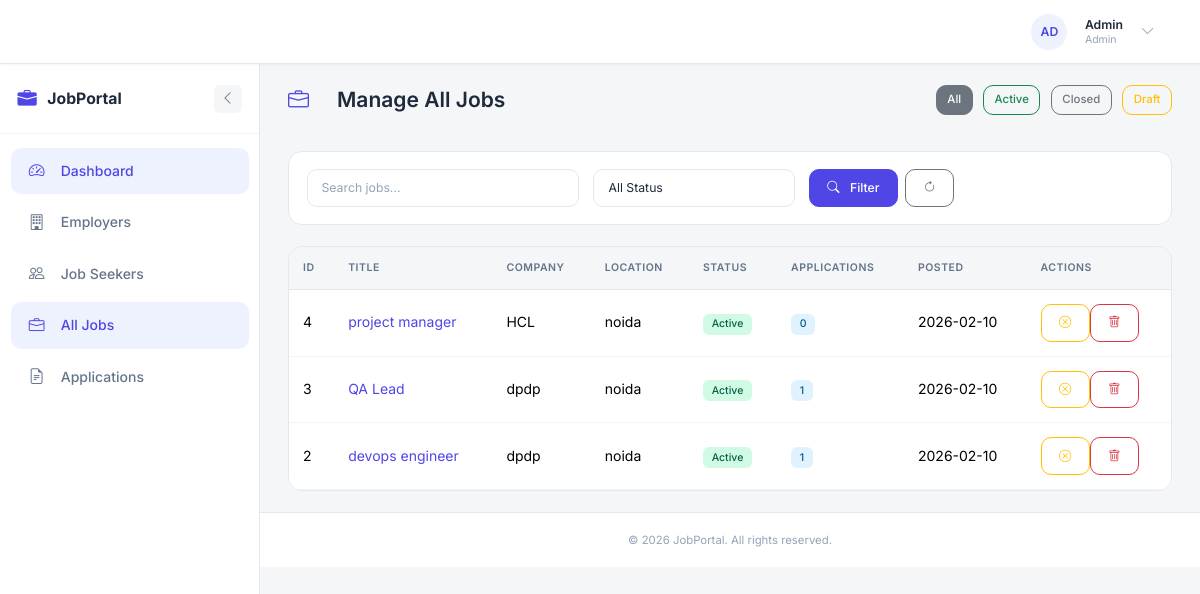
Page /admin/jobs (signed in) on the committed database.
### models.py (models this page shows, shortened)
class User(db.Model, UserMixin):
    __tablename__ = 'users'
    id = db.Column(db.Integer, primary_key=True)
    name = db.Column(db.String(100), nullable=False)
    email = db.Column(db.String(120), unique=True, nullable=False, index=True)
    password_hash = db.Column(db.String(128), nullable=False)
    role = db.Column(db.String(20), nullable=False)  # admin, employer, jobseeker
    created_at = db.Column(db.DateTime, default=datetime.utcnow)
    updated_at = db.Column(db.DateTime, default=datetime.utcnow, onupdate=datetime.utcnow)
    profile = db.relationship('Profile', back_populates='user', uselist=False, cascade='all, delete-orphan')
    jobs = db.relationship('Job', back_populates='employer', foreign_keys='Job.employer_id', cascade='all, delete-orphan')
    applications = db.relationship('Application', back_populates='jobseeker', foreign_keys='Application.jobseeker_id', cascade='all, delete-orphan')
    @property
    def password(self):
        """Prevent direct password access"""
        raise AttributeError('Password is not readable')
    def is_admin(self):
        return self.role == 'admin'
    def is_employer(self):
        return self.role == 'employer'
    def is_jobseeker(self):
        return self.role == 'jobseeker'
    def get_role_display(self):
        roles = {
            'admin': 'Admin',
            'employer': 'Employer',
            'jobseeker': 'Jobseeker'
        }
        return roles.get(self.role, self.role)

class Job(db.Model):
    __tablename__ = 'jobs'
    id = db.Column(db.Integer, primary_key=True)
    title = db.Column(db.String(200), nullable=False)
    description = db.Column(db.Text, nullable=False)
    company_name = db.Column(db.String(200), nullable=False)
    company_description = db.Column(db.Text, nullable=True)
    location = db.Column(db.String(200), nullable=False)
    salary = db.Column(db.String(100), nullable=True)  # Can be range or specific amount
    salary_min = db.Column(db.Integer, nullable=True)
    salary_max = db.Column(db.Integer, nullable=True)
    job_type = db.Column(db.String(50), nullable=True)  # Full-time, Part-time, Contract, etc.
    experience_level = db.Column(db.String(50), nullable=True)  # Entry, Mid, Senior
    required_skills = db.Column(db.Text, nullable=True)  # Comma-separated
    benefits = db.Column(db.Text, nullable=True)
    how_to_apply = db.Column(db.Text, nullable=True)
    application_email = db.Column(db.String(120), nullable=True)
    status = db.Column(db.String(20), default='active')  # active, closed, draft
    views_count = db.Column(db.Integer, default=0)
    employer_id = db.Column(db.Integer, db.ForeignKey('users.id'), nullable=False, index=True)
    created_at = db.Column(db.DateTime, default=datetime.utcnow)
    updated_at = db.Column(db.DateTime, default=datetime.utcnow, onupdate=datetime.utcnow)
    deadline = db.Column(db.DateTime, nullable=True)
    employer = db.relationship('User', back_populates='jobs', foreign_keys=[employer_id])
    applications = db.relationship('Application', back_populates='job', cascade='all, delete-orphan')
    @hybrid_property
    def application_count(self):
        """Optimized application count using hybrid property - avoids loading full relationship"""
        return len(self.applications)
    def get_status_display(self):
        statuses = {
            'active': 'Active',
            'closed': 'Closed',
            'draft': 'Draft'
        }
        return statuses.get(self.status, self.status)

### admin/routes.py (the view)
@admin.route('/jobs')
@login_required
def jobs():
    if not current_user.is_admin():
        flash('Access denied. Admin privileges required.', 'danger')
        return redirect(url_for('main.home'))
    page = request.args.get('page', 1, type=int)
    status = request.args.get('status', '')
    search = request.args.get('search', '')
    from sqlalchemy import func
    query = db.session.query(
        Job,
        func.count(Application.id).label('application_count')
    ).outerjoin(
        Application, Application.job_id == Job.id
    ).group_by(Job.id)
    if status:
        query = query.filter(Job.status == status)
    if search:
        query = query.filter(
            (Job.title.contains(search)) |
            (Job.company_name.contains(search))
        )
    pagination = query.order_by(Job.created_at.desc()).paginate(
        page=page, per_page=10, error_out=False
    )
    return render_template('admin/jobs.html',
                         jobs=pagination,
                         job_counts={job.id: count for job, count in pagination.items})

### app.py (called while the page is built)
@login_manager.user_loader
def load_user(user_id):
    return User.query.get(int(user_id))

@app.context_processor
def inject_sidebar_state():
    is_auth = getattr(current_user, 'is_authenticated', False)
    if is_auth:
        sidebar_collapsed = request.cookies.get('sidebar_collapsed', 'false') == 'true'
    else:
        sidebar_collapsed = False
    return dict(sidebar_collapsed=sidebar_collapsed)

### templates/admin/jobs.html (shortened to what this page needs)
{% extends "base.html" %}
{% block content %}
<div class="page-header">
    <h1><i class="bi bi-briefcase"></i>Manage All Jobs</h1>
    <div class="page-actions">
        <a href="{{ url_for('admin.jobs') }}" class="btn btn-sm btn-outline-secondary {% if not request.args.get('status') %}active{% endif %}">All</a>
        <a href="{{ url_for('admin.jobs', status='active') }}" class="btn btn-sm btn-outline-success {% if request.args.get('status') == 'active' %}active{% endif %}">Active</a>
        <a href="{{ url_for('admin.jobs', status='closed') }}" class="btn btn-sm btn-outline-secondary {% if request.args.get('status') == 'closed' %}active{% endif %}">Closed</a>
        <a href="{{ url_for('admin.jobs', status='draft') }}" class="btn btn-sm btn-outline-warning {% if request.args.get('status') == 'draft' %}active{% endif %}">Draft</a>
    </div>
</div>
<div class="dashboard-card mb-4">
    <div class="card-body">
        <form method="GET" class="row g-3">
            <div class="col-md-4">
                <input type="text" name="search" class="form-control" placeholder="Search jobs..."
                       value="{{ request.args.get('search', '') }}">
            </div>
            <div class="col-md-3">
                <select name="status" class="form-select">
                    <option value="">All Status</option>
                </select>
            </div>
            <div class="col-md-2 d-flex gap-2">
                <button type="submit" class="btn btn-primary flex-grow-1">
                    <i class="bi bi-search me-1"></i>Filter
                </button>
                <a href="{{ url_for('admin.jobs') }}" class="btn btn-outline-secondary">
                    <i class="bi bi-arrow-clockwise"></i>
                </a>
            </div>
        </form>
    </div>
</div>
<div class="dashboard-card">
    <div class="card-body p-0">
        {% if jobs.items %}
            <div class="table-responsive">
                <table class="table mb-0">
                    <thead>
                        <tr>
                            <th>ID</th>
                            <th>Title</th>
                            <th>Company</th>
                            <th>Location</th>
                            <th>Status</th>
                            <th>Applications</th>
                            <th>Posted</th>
                            <th>Actions</th>
                        </tr>
                    </thead>
                    <tbody>
                        {% for job, count in jobs.items %}
                            <tr>
                                <td>{{ job.id }}</td>
                                <td>
                                    <a href="{{ url_for('main.job_detail', job_id=job.id) }}" target="_blank" class="text-decoration-none">
                                        {{ job.title }}
                                    </a>
                                </td>
                                <td>{{ job.company_name }}</td>
                                <td>{{ job.location }}</td>
                                <td>
                                    <span class="badge {% if job.status == 'active' %}bg-success-subtle text-success{% elif job.status == 'closed' %}bg-secondary-subtle text-secondary{% else %}bg-warning-subtle text-warning{% endif %}">
                                        {{ job.get_status_display() }}
                                    </span>
                                </td>
                                <td>
                                    <span class="badge bg-info-subtle text-info">{{ count }}</span>
                                </td>
                                <td>{{ job.created_at.strftime('%Y-%m-%d') }}</td>
                                <td>
                                    <div class="btn-group btn-group-sm">
                                        {% if job.status == 'active' %}
                                            <form action="{{ url_for('admin.close_job', job_id=job.id) }}" method="POST" style="display:inline;">
                                                <button type="submit" class="btn btn-outline-warning" title="Close Job" onclick="return confirm('Are you sure you want to close this job?')">
                                                    <i class="bi bi-x-circle"></i>
                                                </button>
                                            </form>
                                        {% endif %}
                                        <form action="{{ url_for('admin.delete_job', job_id=job.id) }}" method="POST" style="display:inline;">
                                            <button type="submit" class="btn btn-outline-danger" title="Delete" onclick="return confirm('Are you sure you want to delete this job? This action cannot be undone.')">
                                                <i class="bi bi-trash"></i>
                                            </button>
                                        </form>
                                    </div>
                                </td>
                            </tr>
                        {% endfor %}
                    </tbody>
                </table>
            </div>
        {% else %}
            <div class="text-center py-5">
                <i class="bi bi-inbox display-1 text-muted"></i>
                <h4 class="mt-3">No Jobs Found</h4>
                <p class="text-muted">No jobs match your criteria.</p>
            </div>
        {% endif %}
    </div>
</div>
{% endblock %}

### templates/base.html (shortened to what this page needs)
<!DOCTYPE html>
<html lang="en">
<head>
    <link href="https://cdn.jsdelivr.net/npm/bootstrap@5.3.2/dist/css/bootstrap.min.css" rel="stylesheet">
    <link href="https://cdn.jsdelivr.net/npm/bootstrap-icons@1.11.1/font/bootstrap-icons.css" rel="stylesheet">
    <link rel="stylesheet" href="{{ url_for('static', filename='css/main.css') }}">
</head>
<body>
    {% if current_user.is_authenticated %}
    <nav class="navbar navbar-expand-lg">
        <div class="container-fluid px-3">
            <a class="navbar-brand" href="{{ url_for('main.home') }}">
                <i class="bi bi-briefcase-fill"></i>
                <span >JobPortal</span>
            </a>
            <div class="collapse navbar-collapse" id="navbarNav">
                <ul class="navbar-nav ms-auto align-items-center">
                    {% if current_user.is_admin() %}
                        <li class="nav-item">
                            <a class="nav-link {% if request.endpoint and request.endpoint.startswith('admin.dashboard') %}active{% endif %}" href="{{ url_for('admin.dashboard') }}">
                                <i class="bi bi-speedometer2 me-1"></i>Dashboard
                            </a>
                        </li>
                    {% elif current_user.is_employer() %}
                        <li class="nav-item">
                            <a class="nav-link {% if request.endpoint and request.endpoint.startswith('employer.dashboard') %}active{% endif %}" href="{{ url_for('employer.dashboard') }}">
                                <i class="bi bi-speedometer2 me-1"></i>Dashboard
                            </a>
                        </li>
                    {% elif current_user.is_jobseeker() %}
                        <li class="nav-item">
                            <a class="nav-link {% if request.endpoint and request.endpoint.startswith('jobseeker.dashboard') %}active{% endif %}" href="{{ url_for('jobseeker.dashboard') }}">
                                <i class="bi bi-speedometer2 me-1"></i>Dashboard
                            </a>
                        </li>
                    {% endif %}
                    <li class="nav-item dropdown ms-2">
                        <a class="user-dropdown d-flex align-items-center" href="#" role="button" data-bs-toggle="dropdown" aria-expanded="false">
                            <div class="avatar">
                                {{ current_user.name[:2].upper() }}
                            </div>
                            <div class="user-info d-none d-md-block ms-2">
                                <div class="user-name">{{ current_user.name }}</div>
                                <div class="user-role">{{ current_user.get_role_display() }}</div>
                            </div>
                            <i class="bi bi-chevron-down ms-2 text-muted"></i>
                        </a>
                    </li>
                </ul>
            </div>
        </div>
    </nav>
    <div class="d-flex">
        <aside class="sidebar-wrapper {% if sidebar_collapsed %}collapsed{% endif %}" id="sidebarWrapper">
            <div class="sidebar-header">
                <a class="sidebar-brand" href="{{ url_for('main.home') }}">
                    <i class="bi bi-briefcase-fill"></i>
                    <span class="sidebar-label">JobPortal</span>
                </a>
                <button class="sidebar-toggle" id="sidebarToggle" title="Toggle Sidebar">
                    <i class="bi {% if sidebar_collapsed %}bi-chevron-right{% else %}bi-chevron-left{% endif %}"></i>
                </button>
            </div>
            <nav class="sidebar-nav">
                <ul class="nav flex-column">
                    {% if current_user.is_admin() %}
                        {% include 'admin/sidebar.html' %}
                    {% elif current_user.is_employer() %}
                        {% include 'employer/sidebar.html' %}
                    {% elif current_user.is_jobseeker() %}
                        {% include 'jobseeker/sidebar.html' %}
                    {% endif %}
                </ul>
            </nav>
        </aside>
        <main class="main-wrapper flex-grow-1">
            <div class="main-content flex-grow-1">
                {% block content %}{% endblock %}
            </div>
            <footer class="footer">
                <span>&copy; 2026 JobPortal. All rights reserved.</span>
            </footer>
        </main>
    </div>
    {% endif %}
</body>
</html>

### rows in the picture
User: name "AD", name "Admin", role "Admin"
Job: id "4", title "project manager", company_name "HCL", location "noida", status "Active", views_count "0", created_at "2026-02-10"
Job: id "3", title "QA Lead", company_name "dpdp", location "noida", status "Active", count "1", created_at "2026-02-10"
Job: id "2", title "devops engineer", company_name "dpdp", location "noida", status "Active", count "1", created_at "2026-02-10"
